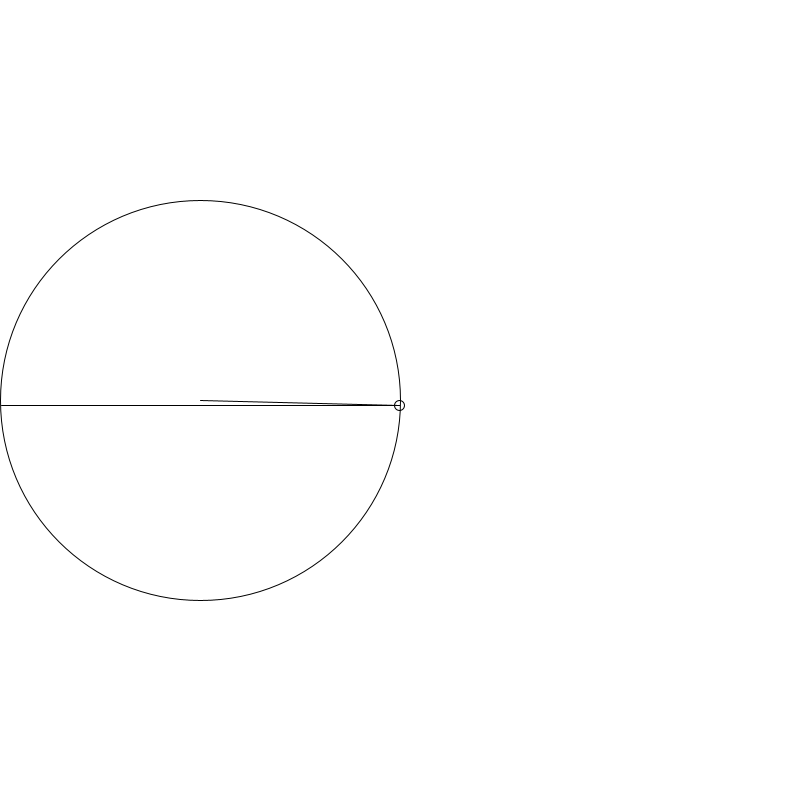
Frame 1 (no input)
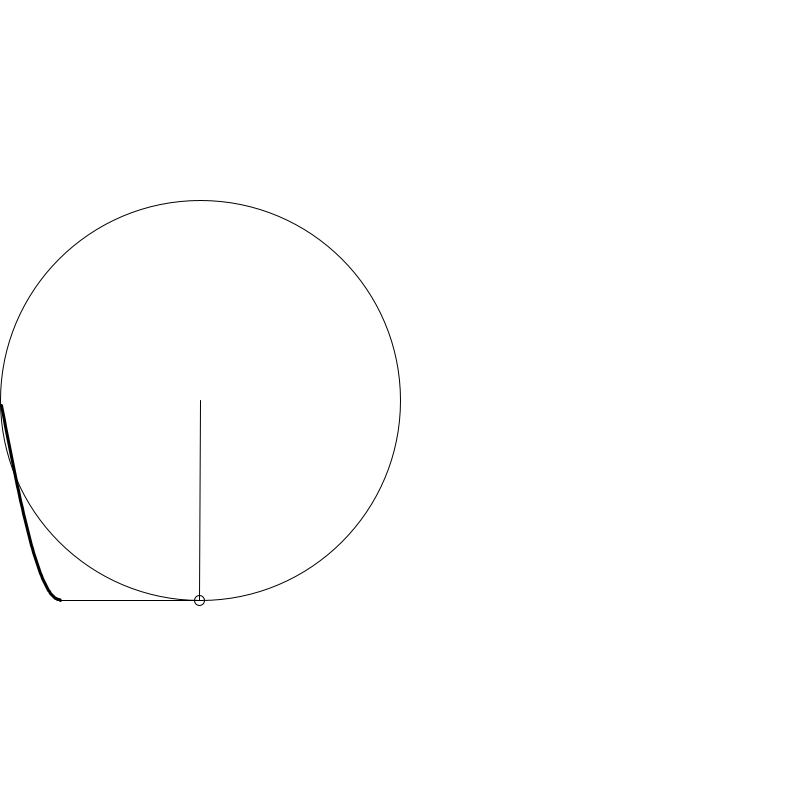
Frame 60 (the mouse pressed at the canvas centre just before this capture)
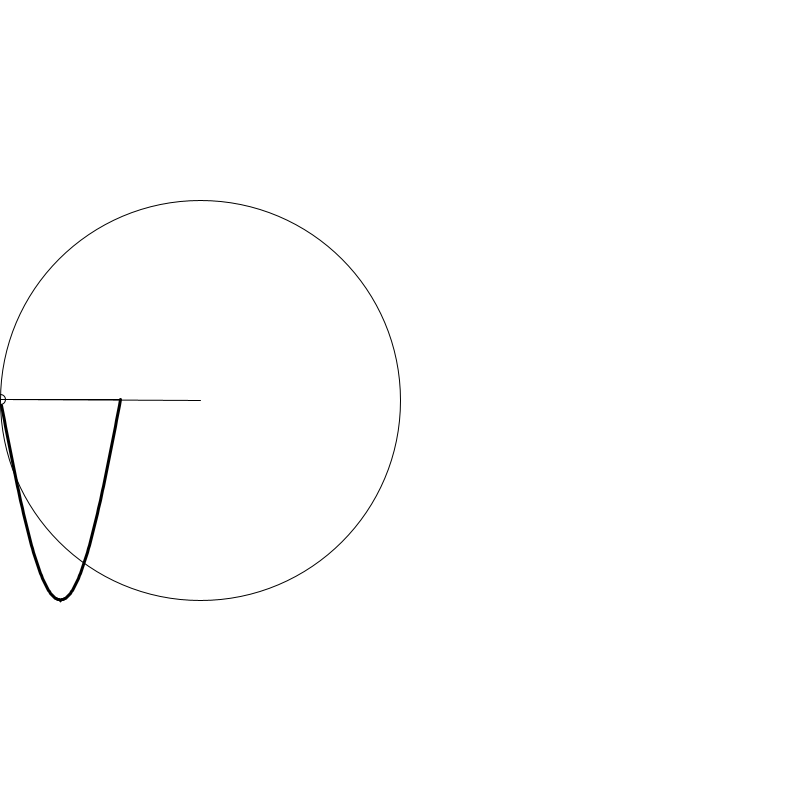
Frame 120 (the mouse held since frame 60 and released just before this capture)

The Processing sketch that drew these frames (run headless with seeded random() and noise(); from frame 60 on, the mouse is pressed at the canvas centre):

// Processing sketch: E2_sinecircle
// ── E2_sinecircle.pde
float[] ysin;

void setup() {
  size(800, 800);
  ysin = new float[width];
  noFill();
  ellipseMode(CENTER);
  for (int s = 0; s < width; s++) { 
    ysin[s] = height/2;
  }
}

int diam = 400;
int rad = diam/2;
int num = 240;

void draw() {
  background(255);
  int sx = rad;
  int sy = height/2;
  
  float i = frameCount;

  float lsx = sx+rad*cos(i*TWO_PI/float(num));
  float lsy = sy+rad*sin(i*TWO_PI/float(num));
  strokeWeight(1);
  ellipse(sx, sy, diam, diam);
  line(sx, sy, lsx, lsy);
  ellipse(lsx, lsy, 10, 10);

  line(lsx, lsy, i%width, lsy);

  ysin[int(i)%width] = lsy;
  beginShape();
  for (int s = 0; s < width; s++) { 
    if (ysin[s] != width/2) {
      strokeWeight(3);
      //point(s, ysin[s]);
      vertex(s, ysin[s]);
    }
  }
  endShape();
}
